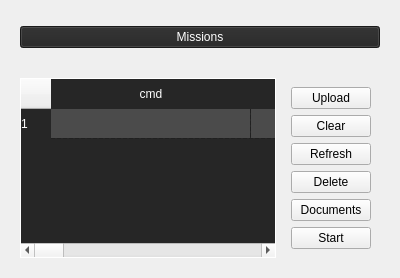
        <widget class="QWidget" name="page_2">
         <property name="sizePolicy">
          <sizepolicy hsizetype="Fixed" vsizetype="Fixed">
           <horstretch>0</horstretch>
           <verstretch>0</verstretch>
          </sizepolicy>
         </property>
         <layout class="QVBoxLayout" name="verticalLayout_3" stretch="2,1">
          <item>
           <widget class="QFrame" name="frame_4">
            <property name="sizePolicy">
             <sizepolicy hsizetype="Expanding" vsizetype="Expanding">
              <horstretch>0</horstretch>
              <verstretch>0</verstretch>
             </sizepolicy>
            </property>
            <property name="minimumSize">
             <size>
              <width>0</width>
              <height>0</height>
             </size>
            </property>
            <property name="maximumSize">
             <size>
              <width>16777215</width>
              <height>16777215</height>
             </size>
            </property>
            <property name="sizeIncrement">
             <size>
              <width>0</width>
              <height>0</height>
             </size>
            </property>
            <property name="styleSheet">
             <string notr="true">QFrame{
border: 0px;
}</string>
            </property>
            <layout class="QVBoxLayout" name="verticalLayout_10">
             <item>
              <widget class="QPushButton" name="pushButton_3">
               <property name="styleSheet">
                <string notr="true">background-color: rgb(36,36,36);
color:white;</string>
               </property>
               <property name="text">
                <string>Missions</string>
               </property>
              </widget>
             </item>
            </layout>
           </widget>
          </item>
          <item>
           <widget class="QFrame" name="frame_8">
            <property name="sizePolicy">
             <sizepolicy hsizetype="Expanding" vsizetype="Expanding">
              <horstretch>0</horstretch>
              <verstretch>0</verstretch>
             </sizepolicy>
            </property>
            <property name="styleSheet">
             <string notr="true">QFrame{
border: 0px;
}</string>
            </property>
            <property name="frameShape">
             <enum>QFrame::StyledPanel</enum>
            </property>
            <property name="frameShadow">
             <enum>QFrame::Raised</enum>
            </property>
            <layout class="QHBoxLayout" name="horizontalLayout_3" stretch="10,1">
             <item>
              <widget class="QTableWidget" name="waypointTable_2">
               <property name="styleSheet">
                <string notr="true">QHeaderView::section{
text-align: center;
background-color: rgb(38, 38, 38);
color:white;
width:30px;
height:30px;
border:0px solid white;
}
QHeaderView{
background-color: rgb(38, 38, 38);
border-radius: 0px; 
text-align: center;
}
QTableCornerButton::section {
background-color: rgb(38, 38, 38);
}
QTableWidget {
border-radius: 0px; 
border: 1px solid white;
background-color: rgb(38, 38, 38);
outline: 0;
}
QTableWidget::item{
background-color: rgb(75,75,75);
color:white;
}
QTableWidget::item:selected{
background-color: rgb(55,55,55);
}</string>
               </property>
               <property name="selectionBehavior">
                <enum>QAbstractItemView::SelectRows</enum>
               </property>
               <property name="showGrid">
                <bool>true</bool>
               </property>
               <property name="gridStyle">
                <enum>Qt::DashLine</enum>
               </property>
               <property name="sortingEnabled">
                <bool>false</bool>
               </property>
               <property name="cornerButtonEnabled">
                <bool>false</bool>
               </property>
               <property name="rowCount">
                <number>1</number>
               </property>
               <property name="columnCount">
                <number>8</number>
               </property>
               <attribute name="horizontalHeaderVisible">
                <bool>true</bool>
               </attribute>
               <attribute name="horizontalHeaderCascadingSectionResizes">
                <bool>false</bool>
               </attribute>
               <attribute name="horizontalHeaderMinimumSectionSize">
                <number>15</number>
               </attribute>
               <attribute name="horizontalHeaderDefaultSectionSize">
                <number>200</number>
               </attribute>
               <attribute name="horizontalHeaderHighlightSections">
                <bool>false</bool>
               </attribute>
               <attribute name="horizontalHeaderShowSortIndicator" stdset="0">
                <bool>false</bool>
               </attribute>
               <attribute name="horizontalHeaderStretchLastSection">
                <bool>false</bool>
               </attribute>
               <attribute name="verticalHeaderDefaultSectionSize">
                <number>30</number>
               </attribute>
               <attribute name="verticalHeaderHighlightSections">
                <bool>false</bool>
               </attribute>
               <row/>
               <column>
                <property name="text">
                 <string>cmd</string>
                </property>
               </column>
               <column>
                <property name="text">
                 <string>lat</string>
                </property>
               </column>
               <column>
                <property name="text">
                 <string>lon</string>
                </property>
               </column>
               <column>
                <property name="text">
                 <string>alt</string>
                </property>
               </column>
               <column>
                <property name="text">
                 <string>p1</string>
                </property>
               </column>
               <column>
                <property name="text">
                 <string>p2</string>
                </property>
               </column>
               <column>
                <property name="text">
                 <string>p3</string>
                </property>
               </column>
               <column>
                <property name="text">
                 <string>p4</string>
                </property>
               </column>
              </widget>
             </item>
             <item>
              <widget class="QFrame" name="frame_9">
               <property name="sizePolicy">
                <sizepolicy hsizetype="Expanding" vsizetype="Expanding">
                 <horstretch>0</horstretch>
                 <verstretch>0</verstretch>
                </sizepolicy>
               </property>
               <property name="frameShape">
                <enum>QFrame::StyledPanel</enum>
               </property>
               <property name="frameShadow">
                <enum>QFrame::Raised</enum>
               </property>
               <layout class="QVBoxLayout" name="verticalLayout_9">
                <item>
                 <widget class="QPushButton" name="uploadMissionBtn">
                  <property name="text">
                   <string>Upload</string>
                  </property>
                 </widget>
                </item>
                <item>
                 <widget class="QPushButton" name="clearMissionBtn">
                  <property name="text">
                   <string>Clear</string>
                  </property>
                 </widget>
                </item>
                <item>
                 <widget class="QPushButton" name="refreshMissionBtn">
                  <property name="text">
                   <string>Refresh</string>
                  </property>
                 </widget>
                </item>
                <item>
                 <widget class="QPushButton" name="deleteMissionBtn">
                  <property name="text">
                   <string>Delete</string>
                  </property>
                 </widget>
                </item>
                <item>
                 <widget class="QPushButton" name="documentsBtn">
                  <property name="text">
                   <string>Documents</string>
                  </property>
                 </widget>
                </item>
                <item>
                 <widget class="QPushButton" name="startMissionBtn">
                  <property name="text">
                   <string>Start</string>
                  </property>
                 </widget>
                </item>
               </layout>
              </widget>
             </item>
            </layout>
           </widget>
          </item>
         </layout>
        </widget>
